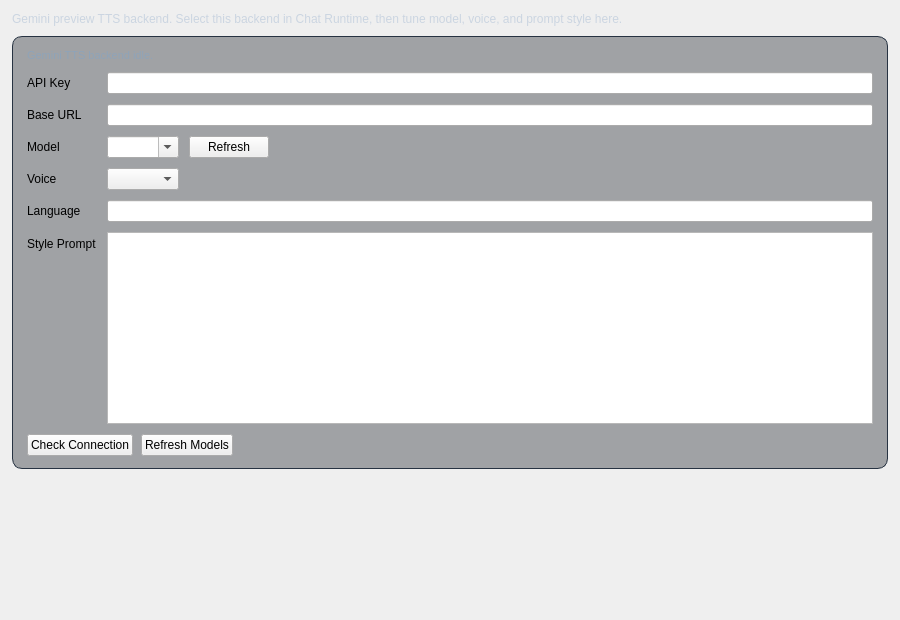
<?xml version="1.0" encoding="UTF-8"?>
<ui version="4.0">
 <class>GeminiTTSPreviewTab</class>
 <widget class="QWidget" name="GeminiTTSPreviewTab">
  <property name="geometry">
   <rect>
    <x>0</x>
    <y>0</y>
    <width>900</width>
    <height>620</height>
   </rect>
  </property>
  <layout class="QVBoxLayout" name="root_layout">
   <property name="leftMargin">
    <number>12</number>
   </property>
   <property name="topMargin">
    <number>12</number>
   </property>
   <property name="rightMargin">
    <number>12</number>
   </property>
   <property name="bottomMargin">
    <number>12</number>
   </property>
   <property name="spacing">
    <number>10</number>
   </property>
   <item>
    <widget class="QLabel" name="intro_label">
     <property name="styleSheet">
      <string notr="true">color: #cbd5e1;</string>
     </property>
     <property name="text">
      <string>Gemini preview TTS backend. Select this backend in Chat Runtime, then tune model, voice, and prompt style here.</string>
     </property>
     <property name="wordWrap">
      <bool>true</bool>
     </property>
    </widget>
   </item>
   <item>
    <widget class="QFrame" name="gemini_tts_preview_card">
     <property name="styleSheet">
      <string notr="true">QFrame#gemini_tts_preview_card {
  background: rgba(12, 18, 26, 0.35);
  border: 1px solid #273342;
  border-radius: 10px;
}</string>
     </property>
     <layout class="QVBoxLayout" name="gemini_tts_card_layout">
      <property name="leftMargin">
       <number>14</number>
      </property>
      <property name="topMargin">
       <number>12</number>
      </property>
      <property name="rightMargin">
       <number>14</number>
      </property>
      <property name="bottomMargin">
       <number>12</number>
      </property>
      <property name="spacing">
       <number>10</number>
      </property>
      <item>
       <widget class="QLabel" name="gemini_tts_status_label">
        <property name="styleSheet">
         <string notr="true">color: #8ea3b8; font-size: 11px;</string>
        </property>
        <property name="text">
         <string>Gemini TTS backend idle.</string>
        </property>
        <property name="wordWrap">
         <bool>true</bool>
        </property>
       </widget>
      </item>
      <item>
       <layout class="QFormLayout" name="gemini_tts_form">
        <property name="fieldGrowthPolicy">
         <enum>QFormLayout::ExpandingFieldsGrow</enum>
        </property>
        <property name="labelAlignment">
         <set>Qt::AlignLeading|Qt::AlignLeft|Qt::AlignVCenter</set>
        </property>
        <item row="0" column="0">
         <widget class="QLabel" name="gemini_tts_api_key_label">
          <property name="text">
           <string>API Key</string>
          </property>
         </widget>
        </item>
        <item row="0" column="1">
         <widget class="QLineEdit" name="gemini_tts_api_key_edit"/>
        </item>
        <item row="1" column="0">
         <widget class="QLabel" name="gemini_tts_base_url_label">
          <property name="text">
           <string>Base URL</string>
          </property>
         </widget>
        </item>
        <item row="1" column="1">
         <widget class="QLineEdit" name="gemini_tts_base_url_edit"/>
        </item>
        <item row="2" column="0">
         <widget class="QLabel" name="gemini_tts_model_label">
          <property name="text">
           <string>Model</string>
          </property>
         </widget>
        </item>
        <item row="2" column="1">
         <layout class="QHBoxLayout" name="gemini_tts_model_row">
          <item>
           <widget class="QComboBox" name="gemini_tts_model_combo">
            <property name="editable">
             <bool>true</bool>
            </property>
           </widget>
          </item>
          <item>
           <widget class="QPushButton" name="btn_gemini_tts_model_refresh">
            <property name="text">
             <string>Refresh</string>
            </property>
           </widget>
          </item>
         </layout>
        </item>
        <item row="3" column="0">
         <widget class="QLabel" name="gemini_tts_voice_label">
          <property name="text">
           <string>Voice</string>
          </property>
         </widget>
        </item>
        <item row="3" column="1">
         <widget class="QComboBox" name="gemini_tts_voice_combo"/>
        </item>
        <item row="4" column="0">
         <widget class="QLabel" name="gemini_tts_language_label">
          <property name="text">
           <string>Language</string>
          </property>
         </widget>
        </item>
        <item row="4" column="1">
         <widget class="QLineEdit" name="gemini_tts_language_code_edit"/>
        </item>
        <item row="5" column="0">
         <widget class="QLabel" name="gemini_tts_style_prompt_label">
          <property name="text">
           <string>Style Prompt</string>
          </property>
         </widget>
        </item>
        <item row="5" column="1">
         <widget class="QPlainTextEdit" name="gemini_tts_style_prompt_edit">
          <property name="minimumHeight">
           <number>100</number>
          </property>
         </widget>
        </item>
       </layout>
      </item>
      <item>
       <layout class="QHBoxLayout" name="gemini_tts_button_row">
        <property name="spacing">
         <number>8</number>
        </property>
        <item>
         <widget class="QPushButton" name="btn_gemini_tts_check_connection">
          <property name="text">
           <string>Check Connection</string>
          </property>
         </widget>
        </item>
        <item>
         <widget class="QPushButton" name="btn_gemini_tts_refresh_models">
          <property name="text">
           <string>Refresh Models</string>
          </property>
         </widget>
        </item>
        <item>
         <spacer name="gemini_tts_button_spacer">
          <property name="orientation">
           <enum>Qt::Horizontal</enum>
          </property>
          <property name="sizeHint" stdset="0">
           <size>
            <width>40</width>
            <height>20</height>
           </size>
          </property>
         </spacer>
        </item>
       </layout>
      </item>
     </layout>
    </widget>
   </item>
   <item>
    <spacer name="root_spacer">
     <property name="orientation">
      <enum>Qt::Vertical</enum>
     </property>
     <property name="sizeHint" stdset="0">
      <size>
       <width>20</width>
       <height>40</height>
      </size>
     </property>
    </spacer>
   </item>
  </layout>
 </widget>
 <resources/>
 <connections/>
</ui>
